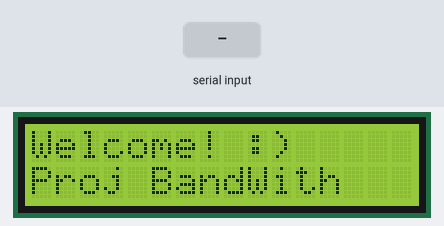
Bench run of a sketch on a simulated Arduino Uno, built with avr-gcc and run on an emulated ATmega328P. On the bench: 16×2 character LCD. Inputs (shaded band) come from the test bench.

Above: at 1.2 s.
1.3 s: "1" received over Serial
At 2.7 s:
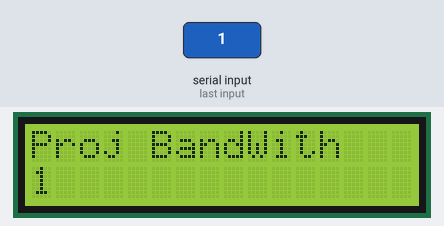
3.8 s: "0" received over Serial
At 5.7 s:
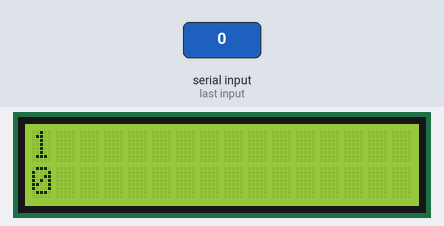
6.3 s: "2" received over Serial
At 7.6 s:
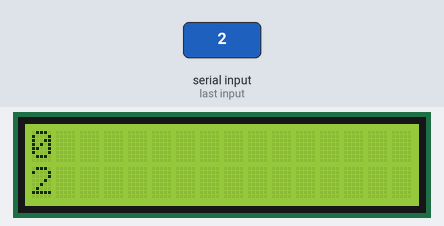
Timing chart, 0 to 9.3 s (numbered marks = the images above; inputs shaded):
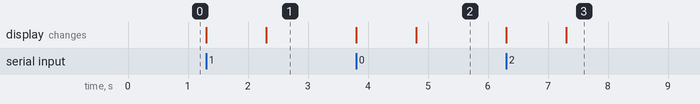

Measured:
- after the input at 1.3 s, the display: first changes at once (image 1 shows a later state)
- after the input at 3.8 s, the display: first changes at once (image 2 shows a later state)
- after the input at 6.3 s, the display: first changes at once (image 3 shows a later state)

The sketch:

Arduino_OS.ino
```cpp
/*
 * LiquidCrystal Library
 *
 * This code is meant to integrate with the raspberry pi over a serial connection.
 *
 * It first prints a welcome message before listening in on the serial connection.
 */

// include the library code:
#include <LiquidCrystal.h>

// initialize the library by associating any needed LCD interface pin
// with the arduino pin number it is connected to
const int rs = 12, en = 11, d4 = 5, d5 = 4, d6 = 3, d7 = 2;
LiquidCrystal lcd(rs, en, d4, d5, d6, d7);

// Welcome Messages
String line1 = "Welcome! :)";
String line2 = "Proj BandWith";

// put your setup code here, to run once:
void setup() {
  // set up the LCD's number of columns and rows:
  lcd.begin(16, 2);
  // initialise the serial port and its baud rate.
  Serial.begin(9600);

  // print welcome message
  lcd.print(line1);
  lcd.setCursor(0, 1); // set cursor to col 0, row 1.
  lcd.print(line2);
}

// put your main code here, to run repeatedly:
void loop() {
  // if there are input available in the arduino serial port
  if(Serial.available()) {

    // clear the LCD Screen and position cursor in top left
    lcd.clear();
    line1 = line2; // shuffle up
    line2 = Serial.readString(); // read string from serial to line2
    lcd.print(line1);
    lcd.setCursor(0, 1);
    lcd.print(line2);

  }

}
```
